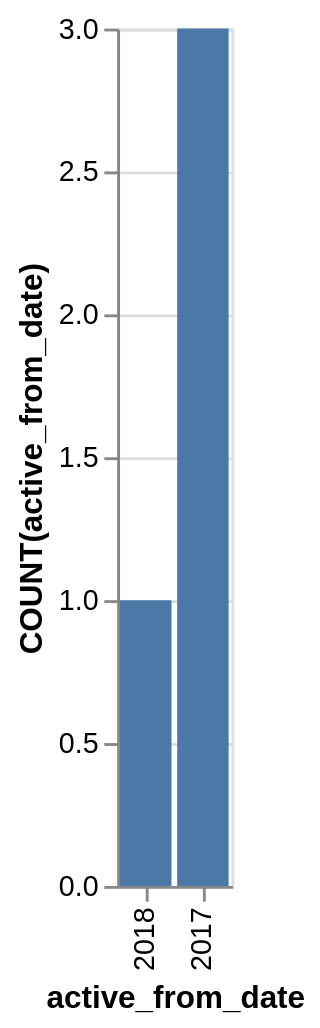

Write a Vega-Lite specification for this figure.
### Vega-Lite specification from a JSON file in a GitHub repository (floating-point values rounded to 4 significant figures)
{"data": {"values": [{"x_data": "2018", "y_data": 1}, {"x_data": "2017", "y_data": 3}]}, "mark": "bar", "encoding": {"x": {"field": "x_data", "type": "nominal", "title": "active_from_date", "sort": {"op": "sum", "field": "y_data", "order": "ascending"}}, "y": {"field": "y_data", "type": "quantitative", "title": "COUNT(active_from_date)"}}}
